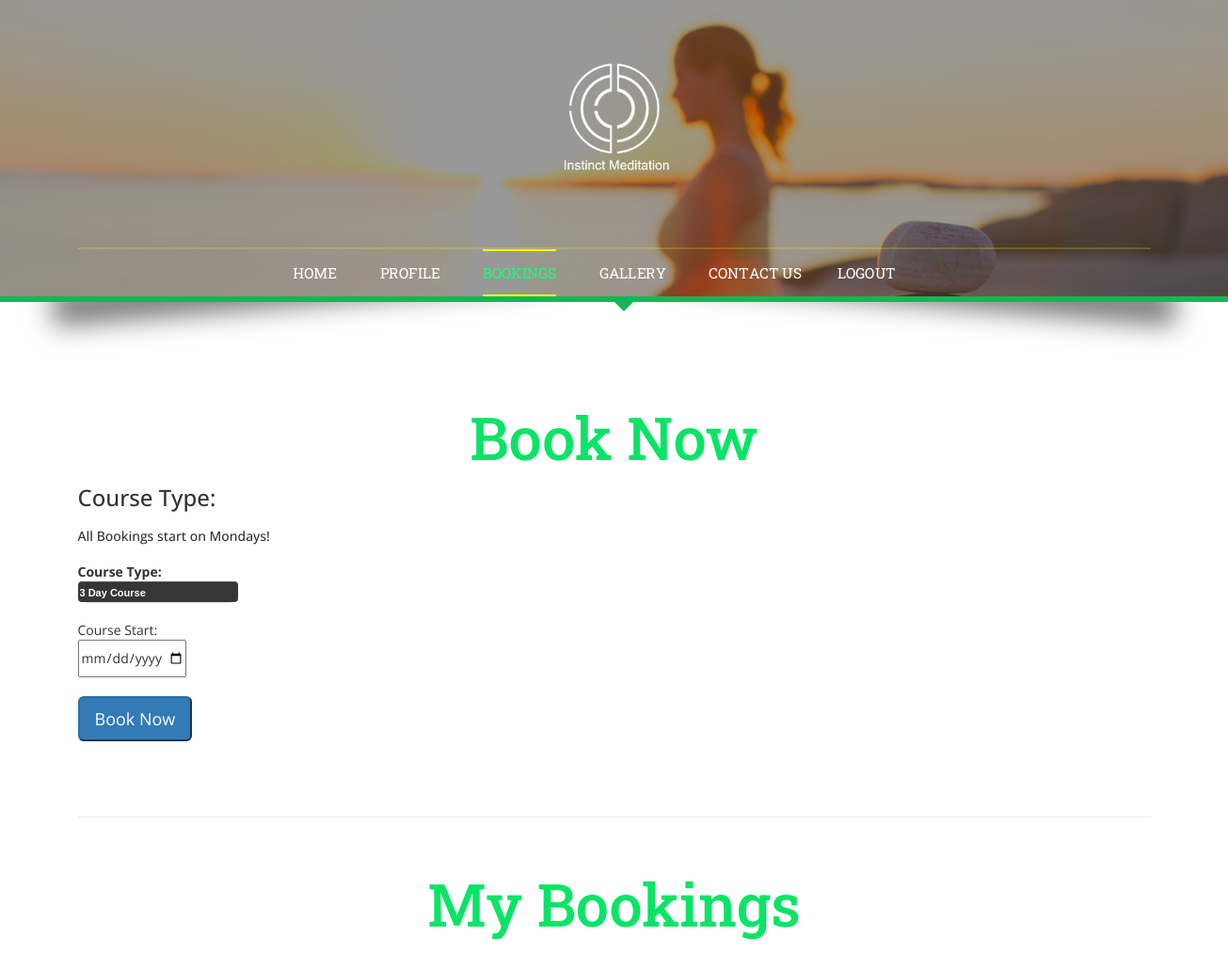
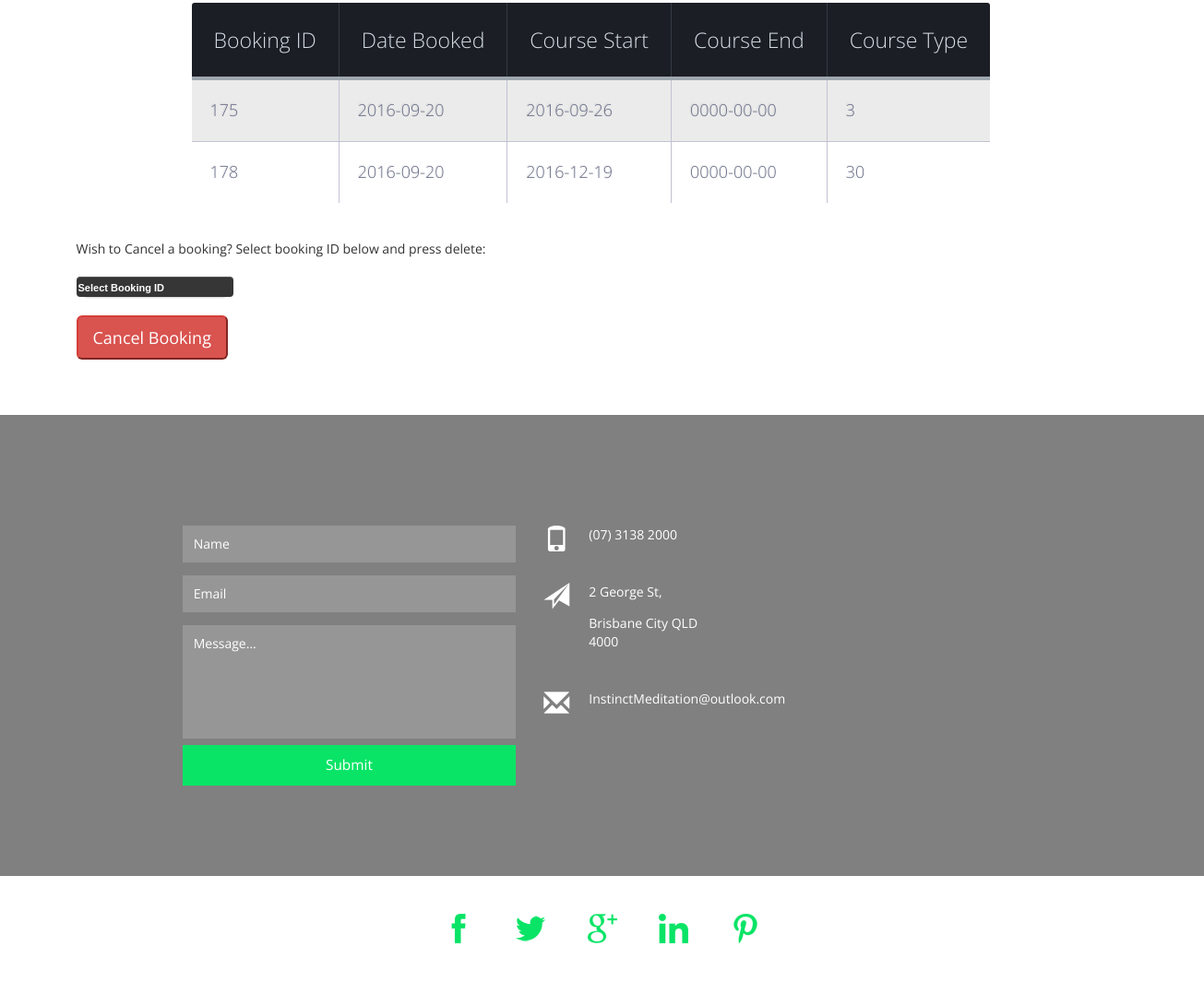
The page /bookings.php (signed in) on the database its author committed (2 pictures, top to bottom).
### tables this page shows
CREATE TABLE `bookings` (
  `bookingID` int(64) NOT NULL,
  `userID` int(64) NOT NULL,
  `date` date NOT NULL,
  `courseStart` date NOT NULL,
  `courseEnd` date NOT NULL,
  `courseType` varchar(10) NOT NULL,
  `gender` text NOT NULL
);

### bookings.php (the view, shortened to what this page needs)
<?php
include "serverConnection.php";
if(isset($_SESSION['iAmLogged'] )){
$userBookinginfo = "SELECT * FROM bookings WHERE userID = '$_SESSION[userID]'";
$bookingpage = mysqli_query($con, $userBookinginfo) or die(mysqli_error($con));
}
?>
<!DOCTYPE html>
<html>
<head>
<link href="css/bootstrap.css" type="text/css" rel="stylesheet" media="all">
<link href="css/style.css" type="text/css" rel="stylesheet" media="all">
<link href="css/styletable.css" type="text/css" rel="stylesheet" media="all">
</head>
<body>
	<div class="banner">
		<div class="effect5">
			<div class="container">
				<div class="logo">
					<h1><a href="index.php"><img src="images/logo.png" alt="" /></a></h1>
				</div>
				<div class="top-nav">
					<nav class="navbar navbar-default">
						<div class="collapse navbar-collapse" id="bs-example-navbar-collapse-1">
							<ul class="nav navbar-nav navbar-center">
								<li><a href="loggedin.php"><span>H</span><span>O</span><span>M</span><span>E</span></a></li>
								<li><a href="profile.php" class="link link--yaku"><span>P</span><span>R</span><span>O</span><span>F</span><span>I</span><span>L</span><span>E</span></a></li>
								<li class="active"><a href="codes.php" class="link link--yaku"><span>B</span><span>O</span><span>O</span><span>K</span><span>I</span><span>N</span><span>G</span><span>S</span></a></li>
								<li><a href="gallery.php" class="link link--yaku"><span>G</span><span>A</span><span>L</span><span>L</span><span>E</span><span>R</span><span>Y</span></a></li></a></li>
								<li><a href="#contact" class="scroll link link--yaku"><span>C</span><span>O</span><span>N</span><span>T</span><span>A</span><span>C</span><span>T</span> <span>U</span><span>S</span></a></li>
								<li><a href="process/logout.php" class="link link--yaku"><span>&nbsp; &nbsp; &nbsp; &nbsp; &nbsp;</span><span>L</span><span>O</span><span>G</span><span>O</span><span>U</span><span>T</span></a></li>
							</ul>
						</div>
					</nav>
				</div>
			</div>
		</div>
	</div>
	<div class="codes">
		<div class="container">
			<h3 class="title">Book Now</h3>
<div id="container">
    <div id="bookNow">
    <br>
        <form class="cd-form" action="process/processBooking.php" method="post" id="classBooking">
        <p class="fieldset">
            <h3> Course Type:  </h3> <br>
            <h5> All Bookings start on Mondays!   </h5> <br>
                <label class="image-replace cd-email" for="signup-gender">Course Type:</label>
			<div class="select-div">
            <select class="full-width has-padding has-border" name="courseType" >
                  <option class="full-width has-padding has-border"  value="3">3 Day Course</option>
                </select> </div>
        </p>
		<br>
         <p class="fieldset">
                    Course Start:
					<br>
						<input class="full-width has-padding has-border" id="courseStart" name="courseStart" type="date" min="2016-08-01" max="2100-01-02" required> <br><br>
    <p class="fieldset">
						<input class='btn-lg btn-primary' type="submit" name="bookNow" value="Book Now" > <br><br>
				</form>
    </div>
	<br> <hr> <br> <br>
<h3 class="title">My Bookings</h3>	<br> <br>
<div id="myBookings">
	<div class="tablepos">
    <table>
	<thead>
	<tr>
        <th>Booking ID</th>
        <th>Date Booked</th>
		<th>Course Start</th>
        <th> Course End </th>
        <th>Course Type</th>
	</tr>
	</thead>
	<tbody>
        <?php
    while($row = mysqli_fetch_array($bookingpage)) { ?>
	<tr>
        <td><?php echo strtoUpper($row['bookingID']) ?></td>
        <td><?php echo strtoUpper($row['date']) ?></td>
        <td><?php echo strtoUpper($row['courseStart']) ?> </td>
        <td><?php echo strtoUpper($row['courseEnd']) ?> </td>
        <td><?php echo strtoUpper($row['courseType']) ?> </td>
        <?php }  ?>
	</tr>
	</tbody>
</table>
</div>
    </div>
<br><br>
             <form action="process/deleteBooking.php" method="post" id="deleteBooking"
                   onSubmit="if(!confirm('Do you really want to cancel your booking?')){return false;}">
        <p> Wish to Cancel a booking? Select booking ID below and press delete:</p> <br>
		<div class="select-div">
        <select name="deleteBooking">
            <option selected="true" disabled>Select Booking ID</option>
    </select> </div> <br>
        <input class='btn-lg btn-danger' type="submit" value="Cancel Booking" onClick="myFunction()">
        </form >
<br><br><br>
</div>
</div>
	<div class="contact" id="contact">
		<div class="map">
			<iframe>allowfullscreen</iframe>
			<div class="map-color">
			</div>
		</div>
		<div class="contact-grids">
			<div class="col-md-5 contact-grid">
				<form>
					<input type="text" value="Name" onfocus="this.value = '';" onblur="if (this.value == '') {this.value = 'Name';}" required="">
					<input type="text" value="Email" onfocus="this.value = '';" onblur="if (this.value == '') {this.value = 'Email';}" required="">
					<textarea type="text"  onfocus="this.value = '';" onblur="if (this.value == '') {this.value = 'Message...';}" required="">Message...</textarea>
					<input type="submit" value="Submit" >
				</form>
			</div>
			<div class="col-md-3 contact-grid">
				<div class="call">
					<div class="col-xs-2 contact-grdl">
						<span class="glyphicon glyphicon-phone" aria-hidden="true"></span>
					</div>
					<div class="col-xs-10 contact-grdr">
						<ul>
							<li>(07) 3138 2000</li>
						</ul>
					</div>
					<div class="clearfix"> </div>
				</div>
				<div class="address">
					<div class="col-xs-2 contact-grdl">
						<span class="glyphicon glyphicon-send" aria-hidden="true"></span>
					</div>
					<div class="col-xs-10 contact-grdr">
						<ul>
							<li>2 George St,</li>
							<li>Brisbane City QLD 4000</li>
						</ul>
					</div>
					<div class="clearfix"> </div>
				</div>
				<div class="mail">
					<div class="col-xs-2 contact-grdl">
						<span class="glyphicon glyphicon-envelope" aria-hidden="true"></span>
					</div>
					<div class="col-xs-10 contact-grdr">
						<ul>
							<li>InstinctMeditation@outlook.com</li>
						</ul>
					</div>
					<div class="clearfix"> </div>
				</div>
			</div>
			<div class="clearfix"> </div>
		</div>
	</div>
	<div class="footer">
		<div class="footer-info">
			<div class="container">
				<div class="icons">
					<ul>
						<li><a href="#" data-toggle="tooltip" data-placement="top" title="Facebook"><img src="images/i1.png" alt=""/></a></li>
						<li><a href="#" data-toggle="tooltip" data-placement="top" title="Twitter"><img src="images/i2.png" alt=""/> </a></li>
						<li><a href="#" data-toggle="tooltip" data-placement="top" title="Google+"><img src="images/i3.png" alt=""/></a></li>
						<li><a href="#" data-toggle="tooltip" data-placement="top" title="LinkedIn"><img src="images/i4.png" alt=""/> </a></li>
						<li><a href="#" data-toggle="tooltip" data-placement="top" title="Pinterest"><img src="images/i5.png" alt=""/> </a></li>
					</ul>
				</div>
			</div>
		</div>
	</div>
</body>
</html>

### css/styletable.css (style rules this page uses)
div.tablepos { position: relative; left: 125px; }
th { color:#D5DDE5;; background:#1b1e24; border-bottom:4px solid #9ea7af; border-right: 1px solid #343a45; font-size:23px; font-weight: 100; padding:24px; text-align:left; text-shadow: 0 1px 1px rgba(0, 0, 0, 0.1); vertical-align:middle; }
th:first-child { border-top-left-radius:3px; }
th:last-child { border-top-right-radius:3px; border-right:none; }
tr { border-top: 1px solid #C1C3D1; border-bottom-: 1px solid #C1C3D1; color:#666B85; font-size:16px; font-weight:normal; text-shadow: 0 1px 1px rgba(256, 256, 256, 0.1); }
tr:first-child { border-top:none; }
tr:last-child { border-bottom:none; }
tr:nth-child(odd) td { background:#EBEBEB; }
tr:last-child td:first-child { border-bottom-left-radius:3px; }
tr:last-child td:last-child { border-bottom-right-radius:3px; }
td { background:#FFFFFF; padding:20px; text-align:left; vertical-align:middle; font-weight:300; font-size:18px; text-shadow: -1px -1px 1px rgba(0, 0, 0, 0.1); border-right: 1px solid #C1C3D1; }
td:last-child { border-right: 0px; }

### rows shown on the page
bookings: bookingID "175", date "2016-09-20", courseStart "2016-09-26", courseEnd "0000-00-00", courseType "3"
bookings: bookingID "178", date "2016-09-20", courseStart "2016-12-19", courseEnd "0000-00-00", courseType "30"
